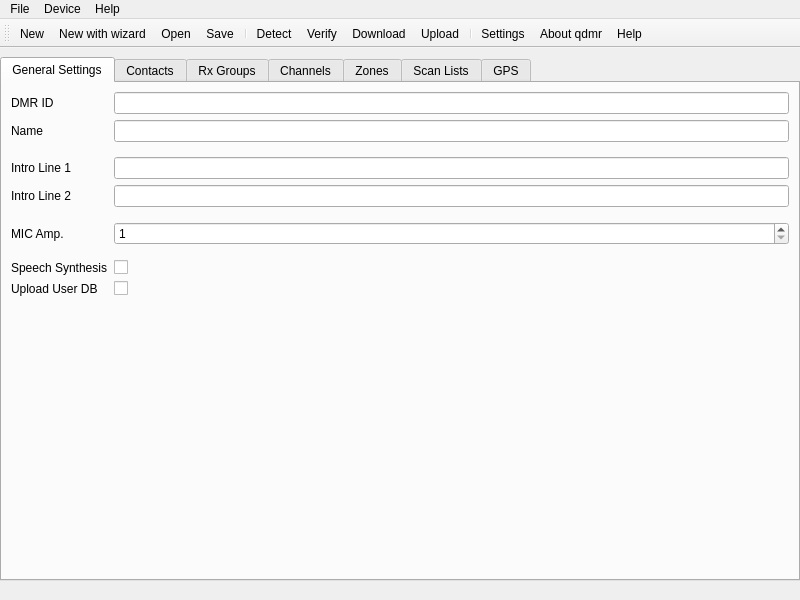
<?xml version="1.0" encoding="UTF-8"?>
<ui version="4.0">
 <class>MainWindow</class>
 <widget class="QMainWindow" name="MainWindow">
  <property name="geometry">
   <rect>
    <x>0</x>
    <y>0</y>
    <width>800</width>
    <height>600</height>
   </rect>
  </property>
  <property name="minimumSize">
   <size>
    <width>800</width>
    <height>600</height>
   </size>
  </property>
  <property name="windowTitle">
   <string>qdmr [*]</string>
  </property>
  <property name="windowIcon">
   <iconset resource="resources.qrc">
    <normaloff>:/icons/logo.png</normaloff>:/icons/logo.png</iconset>
  </property>
  <property name="accessibleName">
   <string>Main window</string>
  </property>
  <property name="documentMode">
   <bool>true</bool>
  </property>
  <property name="unifiedTitleAndToolBarOnMac">
   <bool>true</bool>
  </property>
  <widget class="QWidget" name="centralwidget">
   <property name="sizePolicy">
    <sizepolicy hsizetype="Expanding" vsizetype="Expanding">
     <horstretch>0</horstretch>
     <verstretch>0</verstretch>
    </sizepolicy>
   </property>
   <layout class="QVBoxLayout" name="verticalLayout">
    <property name="leftMargin">
     <number>0</number>
    </property>
    <property name="rightMargin">
     <number>0</number>
    </property>
    <property name="bottomMargin">
     <number>0</number>
    </property>
    <item>
     <widget class="QTabWidget" name="tabWidget">
      <property name="accessibleName">
       <string>Tablist</string>
      </property>
      <property name="accessibleDescription">
       <string>There are 6 tabs providing general settings, contact, Rx group, channel zone and scan lists.</string>
      </property>
      <property name="currentIndex">
       <number>0</number>
      </property>
      <widget class="QWidget" name="tabGeneral">
       <property name="accessibleName">
        <string>General settings</string>
       </property>
       <attribute name="title">
        <string>General Settings</string>
       </attribute>
       <attribute name="toolTip">
        <string>This tab contains all general settings like name and DMR ID of the radio.</string>
       </attribute>
       <layout class="QVBoxLayout" name="verticalLayout_12">
        <item>
         <layout class="QFormLayout" name="formLayout">
          <item row="0" column="0">
           <widget class="QLabel" name="dMRIDLabel">
            <property name="text">
             <string>DMR ID</string>
            </property>
           </widget>
          </item>
          <item row="0" column="1">
           <widget class="QLineEdit" name="dmrID">
            <property name="toolTip">
             <string>Enter your 7 digit DMR ID number.</string>
            </property>
            <property name="accessibleName">
             <string>DMR ID</string>
            </property>
            <property name="accessibleDescription">
             <string/>
            </property>
           </widget>
          </item>
          <item row="1" column="0">
           <widget class="QLabel" name="nameLabel">
            <property name="text">
             <string>Name</string>
            </property>
           </widget>
          </item>
          <item row="1" column="1">
           <widget class="QLineEdit" name="radioName">
            <property name="toolTip">
             <string>Enter your name or callsign.</string>
            </property>
            <property name="accessibleName">
             <string>Name/Callsign</string>
            </property>
           </widget>
          </item>
          <item row="2" column="0">
           <widget class="Line" name="line">
            <property name="orientation">
             <enum>Qt::Horizontal</enum>
            </property>
           </widget>
          </item>
          <item row="3" column="0">
           <widget class="QLabel" name="introLine1Label">
            <property name="text">
             <string>Intro Line 1</string>
            </property>
           </widget>
          </item>
          <item row="3" column="1">
           <widget class="QLineEdit" name="introLine1">
            <property name="toolTip">
             <string>First greeting line (if supported by the radio).</string>
            </property>
            <property name="accessibleName">
             <string>Intro line 1</string>
            </property>
           </widget>
          </item>
          <item row="4" column="0">
           <widget class="QLabel" name="introLine2Label">
            <property name="text">
             <string>Intro Line 2</string>
            </property>
           </widget>
          </item>
          <item row="4" column="1">
           <widget class="QLineEdit" name="introLine2">
            <property name="statusTip">
             <string>Second greeting line (if supported by the radio).</string>
            </property>
            <property name="accessibleName">
             <string>Intro line 2</string>
            </property>
           </widget>
          </item>
          <item row="5" column="0">
           <widget class="Line" name="line_2">
            <property name="orientation">
             <enum>Qt::Horizontal</enum>
            </property>
           </widget>
          </item>
          <item row="6" column="0">
           <widget class="QLabel" name="micLabel">
            <property name="text">
             <string>MIC Amp.</string>
            </property>
           </widget>
          </item>
          <item row="6" column="1">
           <widget class="QSpinBox" name="mic">
            <property name="minimum">
             <number>1</number>
            </property>
            <property name="maximum">
             <number>10</number>
            </property>
           </widget>
          </item>
          <item row="7" column="0">
           <widget class="Line" name="line_4">
            <property name="orientation">
             <enum>Qt::Horizontal</enum>
            </property>
           </widget>
          </item>
          <item row="8" column="0">
           <widget class="QLabel" name="speechLabel">
            <property name="text">
             <string>Speech Synthesis</string>
            </property>
           </widget>
          </item>
          <item row="8" column="1">
           <widget class="QCheckBox" name="speech">
            <property name="text">
             <string/>
            </property>
           </widget>
          </item>
          <item row="9" column="0">
           <widget class="QLabel" name="uploadUserDBLabel">
            <property name="text">
             <string>Upload User DB</string>
            </property>
           </widget>
          </item>
          <item row="9" column="1">
           <widget class="QCheckBox" name="uploadUserDB"/>
          </item>
         </layout>
        </item>
       </layout>
      </widget>
      <widget class="QWidget" name="tabContacts">
       <property name="accessibleName">
        <string>Contact list</string>
       </property>
       <attribute name="title">
        <string>Contacts</string>
       </attribute>
       <attribute name="toolTip">
        <string>This tab contains the contact list.</string>
       </attribute>
       <layout class="QVBoxLayout" name="verticalLayout_13">
        <item>
         <layout class="QVBoxLayout" name="verticalLayout_2">
          <item>
           <layout class="QHBoxLayout" name="horizontalLayout" stretch="1,0">
            <item>
             <widget class="QTableView" name="contactsView">
              <property name="accessibleName">
               <string>Contact list</string>
              </property>
              <property name="accessibleDescription">
               <string>Contact list</string>
              </property>
              <property name="tabKeyNavigation">
               <bool>false</bool>
              </property>
              <property name="selectionMode">
               <enum>QAbstractItemView::SingleSelection</enum>
              </property>
              <property name="selectionBehavior">
               <enum>QAbstractItemView::SelectRows</enum>
              </property>
             </widget>
            </item>
            <item>
             <layout class="QVBoxLayout" name="verticalLayout_3">
              <item>
               <widget class="QPushButton" name="contactUp">
                <property name="toolTip">
                 <string>Moves the selected contact up in the list.</string>
                </property>
                <property name="accessibleName">
                 <string>Move contact up</string>
                </property>
                <property name="text">
                 <string/>
                </property>
                <property name="icon">
                 <iconset resource="resources.qrc">
                  <normaloff>:/icons/up.png</normaloff>:/icons/up.png</iconset>
                </property>
               </widget>
              </item>
              <item>
               <widget class="QPushButton" name="contactDown">
                <property name="toolTip">
                 <string>Moves the selected contact down in the list.</string>
                </property>
                <property name="accessibleName">
                 <string>Move contact down</string>
                </property>
                <property name="text">
                 <string/>
                </property>
                <property name="icon">
                 <iconset resource="resources.qrc">
                  <normaloff>:/icons/down.png</normaloff>:/icons/down.png</iconset>
                </property>
               </widget>
              </item>
             </layout>
            </item>
           </layout>
          </item>
          <item>
           <layout class="QHBoxLayout" name="horizontalLayout_2">
            <item>
             <widget class="QPushButton" name="addContact">
              <property name="toolTip">
               <string>Adds a contact to the list.</string>
              </property>
              <property name="accessibleName">
               <string>Add contact button</string>
              </property>
              <property name="text">
               <string>Add Contact</string>
              </property>
             </widget>
            </item>
            <item>
             <widget class="QPushButton" name="remContact">
              <property name="accessibleName">
               <string>Delete contact button</string>
              </property>
              <property name="text">
               <string>Delete Contact</string>
              </property>
             </widget>
            </item>
           </layout>
          </item>
         </layout>
        </item>
       </layout>
      </widget>
      <widget class="QWidget" name="tabRXGroups">
       <property name="accessibleName">
        <string>Rx group list</string>
       </property>
       <attribute name="title">
        <string>Rx Groups</string>
       </attribute>
       <attribute name="toolTip">
        <string>This tab contains the Rx group lists.</string>
       </attribute>
       <layout class="QVBoxLayout" name="verticalLayout_14">
        <item>
         <layout class="QVBoxLayout" name="verticalLayout_5">
          <item>
           <layout class="QHBoxLayout" name="horizontalLayout_3" stretch="1,0">
            <item>
             <widget class="QListView" name="groupListView">
              <property name="selectionBehavior">
               <enum>QAbstractItemView::SelectRows</enum>
              </property>
             </widget>
            </item>
            <item>
             <layout class="QVBoxLayout" name="verticalLayout_4">
              <item>
               <widget class="QPushButton" name="rxGroupUp">
                <property name="text">
                 <string/>
                </property>
                <property name="icon">
                 <iconset resource="resources.qrc">
                  <normaloff>:/icons/up.png</normaloff>:/icons/up.png</iconset>
                </property>
               </widget>
              </item>
              <item>
               <widget class="QPushButton" name="rxGroupDown">
                <property name="text">
                 <string/>
                </property>
                <property name="icon">
                 <iconset resource="resources.qrc">
                  <normaloff>:/icons/down.png</normaloff>:/icons/down.png</iconset>
                </property>
               </widget>
              </item>
             </layout>
            </item>
           </layout>
          </item>
          <item>
           <layout class="QHBoxLayout" name="horizontalLayout_4">
            <item>
             <widget class="QPushButton" name="addRXGroup">
              <property name="text">
               <string>Add RX Group</string>
              </property>
             </widget>
            </item>
            <item>
             <widget class="QPushButton" name="remRXGroup">
              <property name="text">
               <string>Delete RX Group</string>
              </property>
             </widget>
            </item>
           </layout>
          </item>
         </layout>
        </item>
       </layout>
      </widget>
      <widget class="QWidget" name="tabChannels">
       <property name="accessibleName">
        <string>Channel list</string>
       </property>
       <attribute name="title">
        <string>Channels</string>
       </attribute>
       <attribute name="toolTip">
        <string>This tab contains the channel list.</string>
       </attribute>
       <layout class="QVBoxLayout" name="verticalLayout_15">
        <item>
         <layout class="QVBoxLayout" name="verticalLayout_7">
          <item>
           <layout class="QHBoxLayout" name="horizontalLayout_5" stretch="1,0">
            <item>
             <widget class="QTableView" name="channelView">
              <property name="tabKeyNavigation">
               <bool>false</bool>
              </property>
              <property name="selectionMode">
               <enum>QAbstractItemView::SingleSelection</enum>
              </property>
              <property name="selectionBehavior">
               <enum>QAbstractItemView::SelectRows</enum>
              </property>
              <attribute name="horizontalHeaderCascadingSectionResizes">
               <bool>true</bool>
              </attribute>
              <attribute name="verticalHeaderVisible">
               <bool>false</bool>
              </attribute>
             </widget>
            </item>
            <item>
             <layout class="QVBoxLayout" name="verticalLayout_6">
              <item>
               <widget class="QPushButton" name="channelUp">
                <property name="text">
                 <string/>
                </property>
                <property name="icon">
                 <iconset resource="resources.qrc">
                  <normaloff>:/icons/up.png</normaloff>:/icons/up.png</iconset>
                </property>
               </widget>
              </item>
              <item>
               <widget class="QPushButton" name="channelDown">
                <property name="text">
                 <string/>
                </property>
                <property name="icon">
                 <iconset resource="resources.qrc">
                  <normaloff>:/icons/down.png</normaloff>:/icons/down.png</iconset>
                </property>
               </widget>
              </item>
             </layout>
            </item>
           </layout>
          </item>
          <item>
           <layout class="QHBoxLayout" name="horizontalLayout_6">
            <item>
             <widget class="QPushButton" name="addAnalogChannel">
              <property name="text">
               <string>Add Analog Channel</string>
              </property>
             </widget>
            </item>
            <item>
             <widget class="QPushButton" name="addDigitalChannel">
              <property name="text">
               <string>Add Digital Channel</string>
              </property>
             </widget>
            </item>
            <item>
             <widget class="QPushButton" name="remChannel">
              <property name="text">
               <string>Delete Channel</string>
              </property>
             </widget>
            </item>
           </layout>
          </item>
         </layout>
        </item>
       </layout>
      </widget>
      <widget class="QWidget" name="tabZones">
       <property name="accessibleName">
        <string>Zone list</string>
       </property>
       <attribute name="title">
        <string>Zones</string>
       </attribute>
       <attribute name="toolTip">
        <string>This tab contains the zone list.</string>
       </attribute>
       <layout class="QVBoxLayout" name="verticalLayout_16">
        <item>
         <layout class="QVBoxLayout" name="verticalLayout_9" stretch="1,0">
          <item>
           <layout class="QHBoxLayout" name="horizontalLayout_7">
            <item>
             <widget class="QListView" name="zoneView">
              <property name="selectionBehavior">
               <enum>QAbstractItemView::SelectRows</enum>
              </property>
             </widget>
            </item>
            <item>
             <layout class="QVBoxLayout" name="verticalLayout_8">
              <item>
               <widget class="QPushButton" name="zoneUp">
                <property name="text">
                 <string/>
                </property>
                <property name="icon">
                 <iconset resource="resources.qrc">
                  <normaloff>:/icons/up.png</normaloff>:/icons/up.png</iconset>
                </property>
               </widget>
              </item>
              <item>
               <widget class="QPushButton" name="zoneDown">
                <property name="text">
                 <string/>
                </property>
                <property name="icon">
                 <iconset resource="resources.qrc">
                  <normaloff>:/icons/down.png</normaloff>:/icons/down.png</iconset>
                </property>
               </widget>
              </item>
             </layout>
            </item>
           </layout>
          </item>
          <item>
           <layout class="QHBoxLayout" name="horizontalLayout_8">
            <item>
             <widget class="QPushButton" name="addZone">
              <property name="text">
               <string>Add Zone</string>
              </property>
             </widget>
            </item>
            <item>
             <widget class="QPushButton" name="remZone">
              <property name="text">
               <string>Delete Zone</string>
              </property>
             </widget>
            </item>
           </layout>
          </item>
         </layout>
        </item>
       </layout>
      </widget>
      <widget class="QWidget" name="tabScanLists">
       <property name="accessibleName">
        <string>Scan list</string>
       </property>
       <attribute name="title">
        <string>Scan Lists</string>
       </attribute>
       <attribute name="toolTip">
        <string>This tab contains the scan lists.</string>
       </attribute>
       <layout class="QVBoxLayout" name="verticalLayout_17">
        <item>
         <layout class="QVBoxLayout" name="verticalLayout_11">
          <item>
           <layout class="QHBoxLayout" name="horizontalLayout_9" stretch="1,0">
            <item>
             <widget class="QListView" name="scanListView">
              <property name="selectionBehavior">
               <enum>QAbstractItemView::SelectRows</enum>
              </property>
             </widget>
            </item>
            <item>
             <layout class="QVBoxLayout" name="verticalLayout_10">
              <item>
               <widget class="QPushButton" name="scanListUp">
                <property name="text">
                 <string/>
                </property>
                <property name="icon">
                 <iconset resource="resources.qrc">
                  <normaloff>:/icons/up.png</normaloff>:/icons/up.png</iconset>
                </property>
               </widget>
              </item>
              <item>
               <widget class="QPushButton" name="scanListDown">
                <property name="text">
                 <string/>
                </property>
                <property name="icon">
                 <iconset resource="resources.qrc">
                  <normaloff>:/icons/down.png</normaloff>:/icons/down.png</iconset>
                </property>
               </widget>
              </item>
             </layout>
            </item>
           </layout>
          </item>
          <item>
           <layout class="QHBoxLayout" name="horizontalLayout_10">
            <item>
             <widget class="QPushButton" name="addScanList">
              <property name="text">
               <string>Add Scan List</string>
              </property>
             </widget>
            </item>
            <item>
             <widget class="QPushButton" name="remScanList">
              <property name="text">
               <string>Delete Scan List</string>
              </property>
             </widget>
            </item>
           </layout>
          </item>
         </layout>
        </item>
       </layout>
      </widget>
      <widget class="QWidget" name="tabGPSSystems">
       <attribute name="title">
        <string>GPS</string>
       </attribute>
       <layout class="QVBoxLayout" name="verticalLayout_18">
        <item>
         <widget class="QLabel" name="gpsNote">
          <property name="styleSheet">
           <string notr="true"/>
          </property>
          <property name="frameShape">
           <enum>QFrame::Box</enum>
          </property>
          <property name="lineWidth">
           <number>2</number>
          </property>
          <property name="midLineWidth">
           <number>0</number>
          </property>
          <property name="text">
           <string>&lt;html&gt;&lt;head/&gt;&lt;body&gt;&lt;p&gt;&lt;span style=&quot; font-weight:600;&quot;&gt;Note:&lt;/span&gt; QDMR is a device independent CPS. However, not all radios support GPS. Hence these settings might be ignored when programming this code-plug to the device. &lt;/p&gt;&lt;p align=&quot;right&quot;&gt;&lt;a href=&quot;#hide&quot;&gt;&lt;span style=&quot; text-decoration: underline; color:#0000ff;&quot;&gt;Hide&lt;/span&gt;&lt;/a&gt;&lt;/p&gt;&lt;/body&gt;&lt;/html&gt;</string>
          </property>
          <property name="textFormat">
           <enum>Qt::RichText</enum>
          </property>
          <property name="wordWrap">
           <bool>true</bool>
          </property>
          <property name="margin">
           <number>5</number>
          </property>
          <property name="indent">
           <number>-1</number>
          </property>
          <property name="openExternalLinks">
           <bool>false</bool>
          </property>
          <property name="textInteractionFlags">
           <set>Qt::LinksAccessibleByKeyboard|Qt::LinksAccessibleByMouse</set>
          </property>
         </widget>
        </item>
        <item>
         <layout class="QHBoxLayout" name="horizontalLayout_11">
          <item>
           <widget class="QTableView" name="gpsView"/>
          </item>
          <item>
           <layout class="QVBoxLayout" name="verticalLayout_19">
            <item>
             <widget class="QPushButton" name="gpsUp">
              <property name="text">
               <string/>
              </property>
              <property name="icon">
               <iconset resource="resources.qrc">
                <normaloff>:/icons/up.png</normaloff>:/icons/up.png</iconset>
              </property>
             </widget>
            </item>
            <item>
             <widget class="QPushButton" name="gpsDown">
              <property name="text">
               <string/>
              </property>
              <property name="icon">
               <iconset resource="resources.qrc">
                <normaloff>:/icons/down.png</normaloff>:/icons/down.png</iconset>
              </property>
             </widget>
            </item>
           </layout>
          </item>
         </layout>
        </item>
        <item>
         <layout class="QHBoxLayout" name="horizontalLayout_12">
          <item>
           <widget class="QPushButton" name="addGPS">
            <property name="text">
             <string>Add GPS System</string>
            </property>
           </widget>
          </item>
          <item>
           <widget class="QPushButton" name="remGPS">
            <property name="text">
             <string>Delete GPS System</string>
            </property>
           </widget>
          </item>
         </layout>
        </item>
       </layout>
      </widget>
     </widget>
    </item>
   </layout>
  </widget>
  <widget class="QMenuBar" name="menubar">
   <property name="geometry">
    <rect>
     <x>0</x>
     <y>0</y>
     <width>800</width>
     <height>22</height>
    </rect>
   </property>
   <widget class="QMenu" name="menuFile">
    <property name="title">
     <string>File</string>
    </property>
    <addaction name="actionNewCodeplug"/>
    <addaction name="actionCodeplugWizard"/>
    <addaction name="actionOpenCodeplug"/>
    <addaction name="actionSaveCodeplug"/>
    <addaction name="separator"/>
    <addaction name="actionQuit"/>
   </widget>
   <widget class="QMenu" name="menuDevice">
    <property name="title">
     <string>Device</string>
    </property>
    <addaction name="actionDetectDevice"/>
    <addaction name="actionVerifyCodeplug"/>
    <addaction name="separator"/>
    <addaction name="actionDownload"/>
    <addaction name="actionUpload"/>
   </widget>
   <widget class="QMenu" name="menuHelp">
    <property name="title">
     <string>Help</string>
    </property>
    <addaction name="actionAbout"/>
    <addaction name="actionHelp"/>
   </widget>
   <addaction name="menuFile"/>
   <addaction name="menuDevice"/>
   <addaction name="menuHelp"/>
  </widget>
  <widget class="QStatusBar" name="statusbar">
   <property name="sizeGripEnabled">
    <bool>false</bool>
   </property>
  </widget>
  <widget class="QToolBar" name="toolBar">
   <property name="windowTitle">
    <string>toolBar</string>
   </property>
   <property name="accessibleName">
    <string>Toolbar</string>
   </property>
   <attribute name="toolBarArea">
    <enum>TopToolBarArea</enum>
   </attribute>
   <attribute name="toolBarBreak">
    <bool>false</bool>
   </attribute>
   <addaction name="actionNewCodeplug"/>
   <addaction name="actionCodeplugWizard"/>
   <addaction name="actionOpenCodeplug"/>
   <addaction name="actionSaveCodeplug"/>
   <addaction name="separator"/>
   <addaction name="actionDetectDevice"/>
   <addaction name="actionVerifyCodeplug"/>
   <addaction name="actionDownload"/>
   <addaction name="actionUpload"/>
   <addaction name="separator"/>
   <addaction name="actionSettings"/>
   <addaction name="actionAbout"/>
   <addaction name="actionHelp"/>
  </widget>
  <action name="actionNewCodeplug">
   <property name="icon">
    <iconset resource="resources.qrc">
     <normaloff>:/icons/new.png</normaloff>:/icons/new.png</iconset>
   </property>
   <property name="text">
    <string>New</string>
   </property>
   <property name="toolTip">
    <string>Creates a new Codeplug.</string>
   </property>
   <property name="shortcut">
    <string>Ctrl+N</string>
   </property>
  </action>
  <action name="actionCodeplugWizard">
   <property name="icon">
    <iconset resource="resources.qrc">
     <normaloff>:/icons/dialog.png</normaloff>:/icons/dialog.png</iconset>
   </property>
   <property name="text">
    <string>New with wizard ...</string>
   </property>
   <property name="toolTip">
    <string>Creates a new codeplug with a wizard.</string>
   </property>
  </action>
  <action name="actionOpenCodeplug">
   <property name="icon">
    <iconset resource="resources.qrc">
     <normaloff>:/icons/open.png</normaloff>:/icons/open.png</iconset>
   </property>
   <property name="text">
    <string>Open ...</string>
   </property>
   <property name="toolTip">
    <string>&lt;html&gt;&lt;head/&gt;&lt;body&gt;&lt;p&gt;Imports a codeplug from &amp;quot;conf&amp;quot; files.&lt;/p&gt;&lt;/body&gt;&lt;/html&gt;</string>
   </property>
   <property name="shortcut">
    <string>Ctrl+O</string>
   </property>
  </action>
  <action name="actionSaveCodeplug">
   <property name="icon">
    <iconset resource="resources.qrc">
     <normaloff>:/icons/save.png</normaloff>:/icons/save.png</iconset>
   </property>
   <property name="text">
    <string>Save ...</string>
   </property>
   <property name="toolTip">
    <string>&lt;html&gt;&lt;head/&gt;&lt;body&gt;&lt;p&gt;Saves the codeplug in a &amp;quot;conf&amp;quot; file.&lt;/p&gt;&lt;/body&gt;&lt;/html&gt;</string>
   </property>
   <property name="shortcut">
    <string>Ctrl+S</string>
   </property>
  </action>
  <action name="actionQuit">
   <property name="text">
    <string>Quit</string>
   </property>
   <property name="toolTip">
    <string>Quits the application.</string>
   </property>
   <property name="shortcut">
    <string>Ctrl+Q</string>
   </property>
  </action>
  <action name="actionDetectDevice">
   <property name="icon">
    <iconset resource="resources.qrc">
     <normaloff>:/icons/search.png</normaloff>:/icons/search.png</iconset>
   </property>
   <property name="text">
    <string>Detect</string>
   </property>
   <property name="toolTip">
    <string>Detect connected radios.</string>
   </property>
   <property name="shortcut">
    <string>Ctrl+F</string>
   </property>
  </action>
  <action name="actionVerifyCodeplug">
   <property name="icon">
    <iconset resource="resources.qrc">
     <normaloff>:/icons/check.png</normaloff>:/icons/check.png</iconset>
   </property>
   <property name="text">
    <string>Verify</string>
   </property>
   <property name="toolTip">
    <string>&lt;html&gt;&lt;head/&gt;&lt;body&gt;&lt;p&gt;Verifies the current codeplug with connected radios.&lt;/p&gt;&lt;/body&gt;&lt;/html&gt;</string>
   </property>
   <property name="shortcut">
    <string>Ctrl+R</string>
   </property>
  </action>
  <action name="actionDownload">
   <property name="icon">
    <iconset resource="resources.qrc">
     <normaloff>:/icons/download.png</normaloff>:/icons/download.png</iconset>
   </property>
   <property name="text">
    <string>Download</string>
   </property>
   <property name="toolTip">
    <string>Downloads a codeplug from connected radios.</string>
   </property>
   <property name="shortcut">
    <string>Ctrl+D</string>
   </property>
  </action>
  <action name="actionUpload">
   <property name="icon">
    <iconset resource="resources.qrc">
     <normaloff>:/icons/upload.png</normaloff>:/icons/upload.png</iconset>
   </property>
   <property name="text">
    <string>Upload</string>
   </property>
   <property name="toolTip">
    <string>Uploads the codeplug to the connected radio.</string>
   </property>
   <property name="shortcut">
    <string>Ctrl+U</string>
   </property>
  </action>
  <action name="actionAbout">
   <property name="icon">
    <iconset resource="resources.qrc">
     <normaloff>:/icons/about.png</normaloff>:/icons/about.png</iconset>
   </property>
   <property name="text">
    <string>About qdmr</string>
   </property>
  </action>
  <action name="actionHelp">
   <property name="icon">
    <iconset resource="resources.qrc">
     <normaloff>:/icons/help.png</normaloff>:/icons/help.png</iconset>
   </property>
   <property name="text">
    <string>Help</string>
   </property>
   <property name="toolTip">
    <string>Read the handbook.</string>
   </property>
   <property name="shortcut">
    <string>F1</string>
   </property>
  </action>
  <action name="actionSettings">
   <property name="icon">
    <iconset resource="resources.qrc">
     <normaloff>:/icons/settings.png</normaloff>:/icons/settings.png</iconset>
   </property>
   <property name="text">
    <string>Settings</string>
   </property>
   <property name="toolTip">
    <string>Shows settings dialog</string>
   </property>
  </action>
 </widget>
 <tabstops>
  <tabstop>tabWidget</tabstop>
  <tabstop>dmrID</tabstop>
  <tabstop>radioName</tabstop>
  <tabstop>introLine1</tabstop>
  <tabstop>introLine2</tabstop>
  <tabstop>contactsView</tabstop>
  <tabstop>contactsView</tabstop>
  <tabstop>addContact</tabstop>
  <tabstop>remContact</tabstop>
  <tabstop>contactUp</tabstop>
  <tabstop>contactDown</tabstop>
  <tabstop>groupListView</tabstop>
  <tabstop>addRXGroup</tabstop>
  <tabstop>remRXGroup</tabstop>
  <tabstop>rxGroupUp</tabstop>
  <tabstop>rxGroupDown</tabstop>
  <tabstop>channelView</tabstop>
  <tabstop>addAnalogChannel</tabstop>
  <tabstop>addDigitalChannel</tabstop>
  <tabstop>remChannel</tabstop>
  <tabstop>channelUp</tabstop>
  <tabstop>channelDown</tabstop>
  <tabstop>zoneView</tabstop>
  <tabstop>addZone</tabstop>
  <tabstop>remZone</tabstop>
  <tabstop>zoneUp</tabstop>
  <tabstop>zoneDown</tabstop>
  <tabstop>scanListView</tabstop>
  <tabstop>addScanList</tabstop>
  <tabstop>remScanList</tabstop>
  <tabstop>scanListDown</tabstop>
  <tabstop>scanListUp</tabstop>
 </tabstops>
 <resources>
  <include location="resources.qrc"/>
 </resources>
 <connections/>
</ui>
